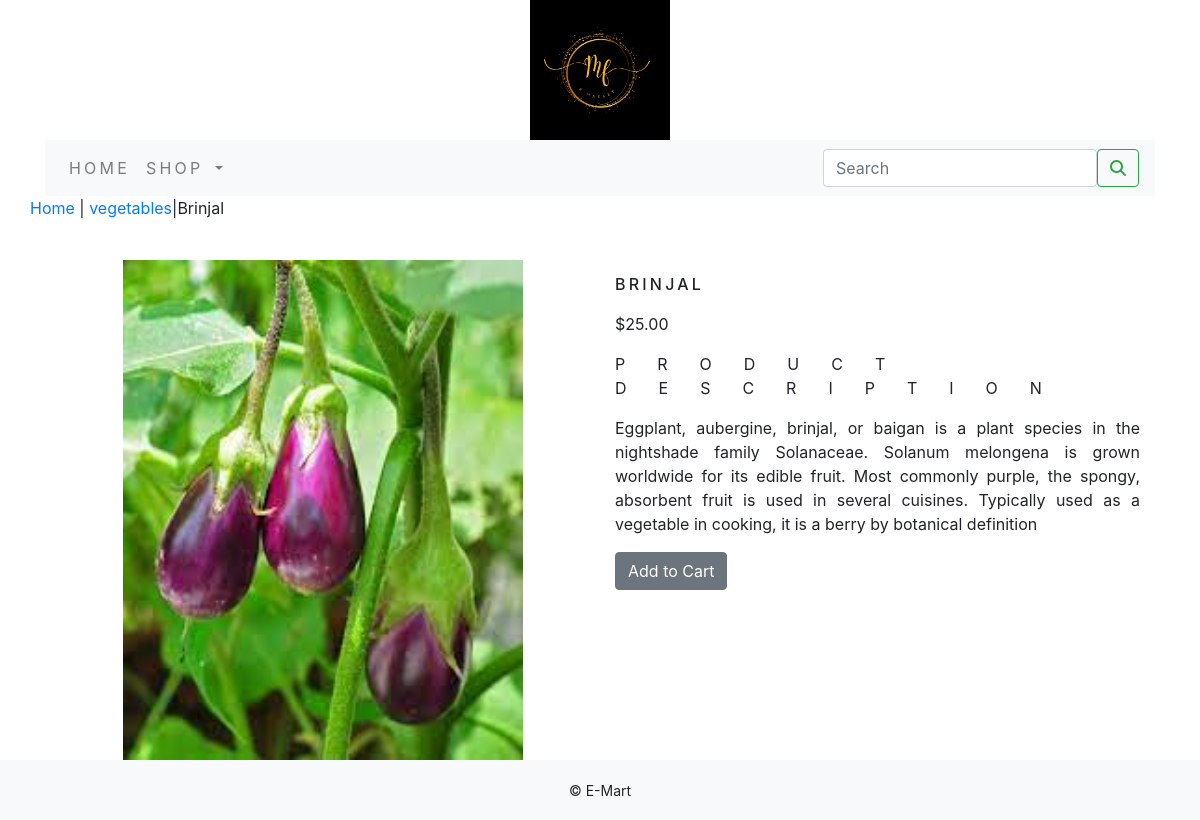
/vegetables/brinjal/, run on the app's committed database.
### e_app/models.py (models this page shows, shortened)
class Product(models.Model):
    name=models.CharField(max_length=250,unique=True)
    slug = models.SlugField(max_length=250, unique=True)
    description = models.TextField(blank=True)
    price=models.DecimalField(max_digits=10,decimal_places=2)
    category=models.ForeignKey(Category,on_delete=models.CASCADE)
    image = models.ImageField(upload_to='product', blank=True)
    stock=models.IntegerField()
    available=models.BooleanField(default=True)
    created=models.DateTimeField(auto_now_add=True)
    updated=models.DateTimeField(auto_now=True)
    class Meta:
        ordering=('name',)
        verbose_name='product'
        verbose_name_plural='products'

class Category(models.Model):
    name=models.CharField(max_length=250,unique=True)
    slug=models.SlugField(max_length=250,unique=True)
    description=models.TextField(blank=True)
    image=models.ImageField(upload_to='category',blank=True)
    class Meta:
        ordering=('name',)
        verbose_name='category'
        verbose_name_plural='categories'
    def get_url(self):
        return reverse('e_app:products_by_category',args=[self.slug])
    def __str__(self):
        return '{}'.format(self.name)

### e_app/views.py (the view)
# urls.py: path('<slug:c_slug>/<slug:product_slug>/',views.proDetail,name='prodCatdetail')
def proDetail(request, c_slug, product_slug):
    try:
        product = Product.objects.get(category__slug=c_slug, slug=product_slug)
    except Exception as e:
        raise e
    return render(request, 'product.html', {'product': product})

### cart/context_processors.py (called while the page is built)
def counter(request):
    item_count = 0
    if 'admin' in request.path:
        return {}
    else:
        try:
            cart = Cart.objects.filter(cart_id=_cart_id(request))
            car_items=CartItem.objects.all().filter(cart=cart[:1])
            for cart_item in car_items:
                item_count += cart_item.quantity
        except Cart.DoesNotExist:
            item_count = 0
    return dict(item_count=item_count)

### cart/views.py (called while the page is built)
def _cart_id(request):
    cart=request.session.session_key
    if not cart:
        cart=request.session.create()
    return cart

### e_app/context_processors.py (called while the page is built)
def menu_links(request):
    links=Category.objects.all()
    return dict(links=links)

### templates/product.html (shortened to what this page needs)
{% extends 'base.html' %}
{% load static %}
{% block content %}
<div class="row my_prod_row-class">
    <div class="mx_auto">
        <p><a href="{% url 'e_app:allProdCat' %}">Home</a> | <a href="{{product.category.get_url}}">{{product.category}}</a>|{{product.name}}</p>
    </div>
</div>
<div class="container">
<br>
<div class="row">
    <div class="col-12 col-sm-12 col-md-12 col-lg-6 text-center">
        <div style="min-width:16rem">
            <img src="{{product.image.url}}" alt="{{product.name}}" style="width:400px;height:500px;">
        </div>
    </div>
        <div class="col-12 col-sm-12 col-md-12 col-lg-6">
            <div>
            <h1 class="my_prod_title">{{product.name}}</h1>
            <p>${{product.price}}</p>
            <p class="my_title">Product Description</p>
            <p class="text-justify my_rod_text">{{product.description}}</p>
            {% if product.stock <= 0 %}
            <p class="text-justify my_prod_text"><b>Out of Stock</b></p>
            {% else %}
            <a class="btn btn-secondary" href="{% url 'cart:add_cart' product.id %}">Add to Cart</a>
            {% endif %}
        </div>
    </div>
    </div>
</div>
{% endblock %}

### static/custom.css (style rules this page uses)
body { font-family: 'Mukta', sans-serif; }
.my_title { font-size:16px; text-transform:uppercase; letter-spacing:2em; }
.my_prod_title { font-size:16px; text-transform:uppercase; letter-spacing:.2em; padding-top:15px; padding-bottom:10px; }

### data on the page
Product: category "vegetables", name "Brinjal", image (picture), name "BRINJAL", price "25.00", description "Eggplant, aubergine, brinjal, or baigan is a plant species in the nightshade family Solanaceae. Solanum melongena is grown worldwide for its edible fruit. Most commonly purple, the spongy, absorbent fruit is used in several cuisines. Typically used as a vegetable in cooking, it is a berry by botanical definition"
